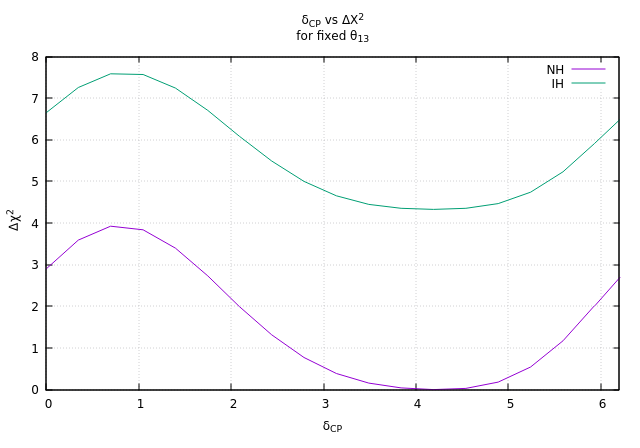

The script that drew this image:
#!/usr/local/bin/gnuplot -persist
#
#    
#    	G N U P L O T
#    	Version 5.4 patchlevel 0    last modified 2020-07-13 
#    
#    	Copyright (C) 1986-1993, 1998, 2004, 2007-2020
#    	Thomas Williams, Colin Kelley and many others
#    
#    	gnuplot home:     http://www.gnuplot.info
#    	faq, bugs, etc:   type "help FAQ"
#    	immediate help:   type "help"  (plot window: hit 'h')
# set terminal qt 0 font "Sans,9"
# set output
unset clip points
set clip one
unset clip two
unset clip radial
set errorbars front 1.000000 
set border 31 front lt black linewidth 1.000 dashtype solid
set zdata 
set ydata 
set xdata 
set y2data 
set x2data 
set boxwidth
set boxdepth 0
set style fill  empty border
set style rectangle back fc  bgnd fillstyle   solid 1.00 border lt -1
set style circle radius graph 0.02 
set style ellipse size graph 0.05, 0.03 angle 0 units xy
set dummy x, y
set format x "% h" 
set format y "% h" 
set format x2 "% h" 
set format y2 "% h" 
set format z "% h" 
set format cb "% h" 
set format r "% h" 
set ttics format "% h"
set timefmt "%d/%m/%y,%H:%M"
set angles radians
set tics back
set grid nopolar
set grid xtics nomxtics ytics nomytics noztics nomztics nortics nomrtics \
 nox2tics nomx2tics noy2tics nomy2tics nocbtics nomcbtics
set grid layerdefault   lt 0 linecolor 0 linewidth 0.500,  lt 0 linecolor 0 linewidth 0.500
unset raxis
set theta counterclockwise right
set style parallel front  lt black linewidth 2.000 dashtype solid
set key notitle
set key fixed right top vertical Right noreverse enhanced autotitle nobox
set key noinvert samplen 4 spacing 1 width 0 height 0 
set key maxcolumns 0 maxrows 0
set key noopaque
unset label
unset arrow
unset style line
unset style arrow
set style histogram clustered gap 2 title textcolor lt -1
unset object
unset walls
set style textbox  transparent margins  1.0,  1.0 border  lt -1 linewidth  1.0
set offsets 0, 0, 0, 0
set pointsize 1
set pointintervalbox 1
set encoding utf8
unset polar
unset parametric
unset spiderplot
unset decimalsign
unset micro
unset minussign
set view 60, 30, 1, 1
set view azimuth 0
set rgbmax 255
set samples 100, 100
set isosamples 10, 10
set surface 
unset contour
set cntrlabel  format '%8.3g' font '' start 5 interval 20
set mapping cartesian
set datafile separator whitespace
set datafile nocolumnheaders
unset hidden3d
set cntrparam order 4
set cntrparam linear
set cntrparam levels 5
set cntrparam levels auto
set cntrparam firstlinetype 0 unsorted
set cntrparam points 5
set size ratio 0 1,1
set origin 0,0
set style data points
set style function lines
unset xzeroaxis
unset yzeroaxis
unset zzeroaxis
unset x2zeroaxis
unset y2zeroaxis
set xyplane relative 0.5
set tics scale  1, 0.5, 1, 1, 1
set mxtics default
set mytics default
set mztics default
set mx2tics default
set my2tics default
set mcbtics default
set mrtics default
set nomttics
set xtics border in scale 1,0.5 mirror norotate  autojustify
set xtics  norangelimit autofreq 
set ytics border in scale 1,0.5 mirror norotate  autojustify
set ytics  norangelimit autofreq 
set ztics border in scale 1,0.5 nomirror norotate  autojustify
set ztics  norangelimit autofreq 
unset x2tics
unset y2tics
set cbtics border in scale 1,0.5 mirror norotate  autojustify
set cbtics  norangelimit autofreq 
set rtics axis in scale 1,0.5 nomirror norotate  autojustify
set rtics  norangelimit autofreq 
unset ttics
set title "{/symbol d}_{CP} vs {/symbol DC}^2\nfor fixed {/symbol q}_{13}" 
set title  font "" textcolor lt -1 norotate
set timestamp bottom 
set timestamp "" 
set timestamp  font "" textcolor lt -1 norotate
set trange [ * : * ] noreverse nowriteback
set urange [ * : * ] noreverse nowriteback
set vrange [ * : * ] noreverse nowriteback
set xlabel "{/symbol d}_{CP}" 
set xlabel  font "" textcolor lt -1 norotate
set x2label "" 
set x2label  font "" textcolor lt -1 norotate
set xrange [ 0.00000 : 6.20000 ] noreverse writeback
set x2range [ 0.00000 : 6.20000 ] noreverse writeback
set ylabel "{/symbol Dc}^2" 
set ylabel  font "" textcolor lt -1 rotate
set y2label "" 
set y2label  font "" textcolor lt -1 rotate
set yrange [ 0.00000 : 8.00000 ] noreverse writeback
set y2range [ * : * ] noreverse writeback
set zlabel "" 
set zlabel  font "" textcolor lt -1 norotate
set zrange [ * : * ] noreverse writeback
set cblabel "" 
set cblabel  font "" textcolor lt -1 rotate
set cbrange [ * : * ] noreverse writeback
set rlabel "" 
set rlabel  font "" textcolor lt -1 norotate
set rrange [ * : * ] noreverse writeback
unset logscale
unset jitter
set zero 1e-08
set lmargin  -1
set bmargin  -1
set rmargin  -1
set tmargin  -1
set locale "es_MX.UTF-8"
set pm3d explicit at s
set pm3d scansautomatic
set pm3d interpolate 1,1 flush begin noftriangles noborder corners2color mean
set pm3d clip z 
set pm3d nolighting
set palette positive nops_allcF maxcolors 0 gamma 1.5 color model RGB 
set palette rgbformulae 7, 5, 15
set colorbox default
set colorbox vertical origin screen 0.9, 0.2 size screen 0.05, 0.6 front  noinvert bdefault
set style boxplot candles range  1.50 outliers pt 7 separation 1 labels auto unsorted
set loadpath 
set fontpath
set psdir
set fit brief errorvariables nocovariancevariables errorscaling prescale nowrap v5
GNUTERM = "qt"
VoxelDistance = 9.00500479207635e-308
## Last datafile plotted: "delta_CP_vs_chi_skt13fxd2018ih.dat"
plot 'delta_CP_vs_chi_skt13fxd2018nh.dat' title 'NH' w l, 'delta_CP_vs_chi_skt13fxd2018ih.dat' title 'IH' w l
#    EOF
